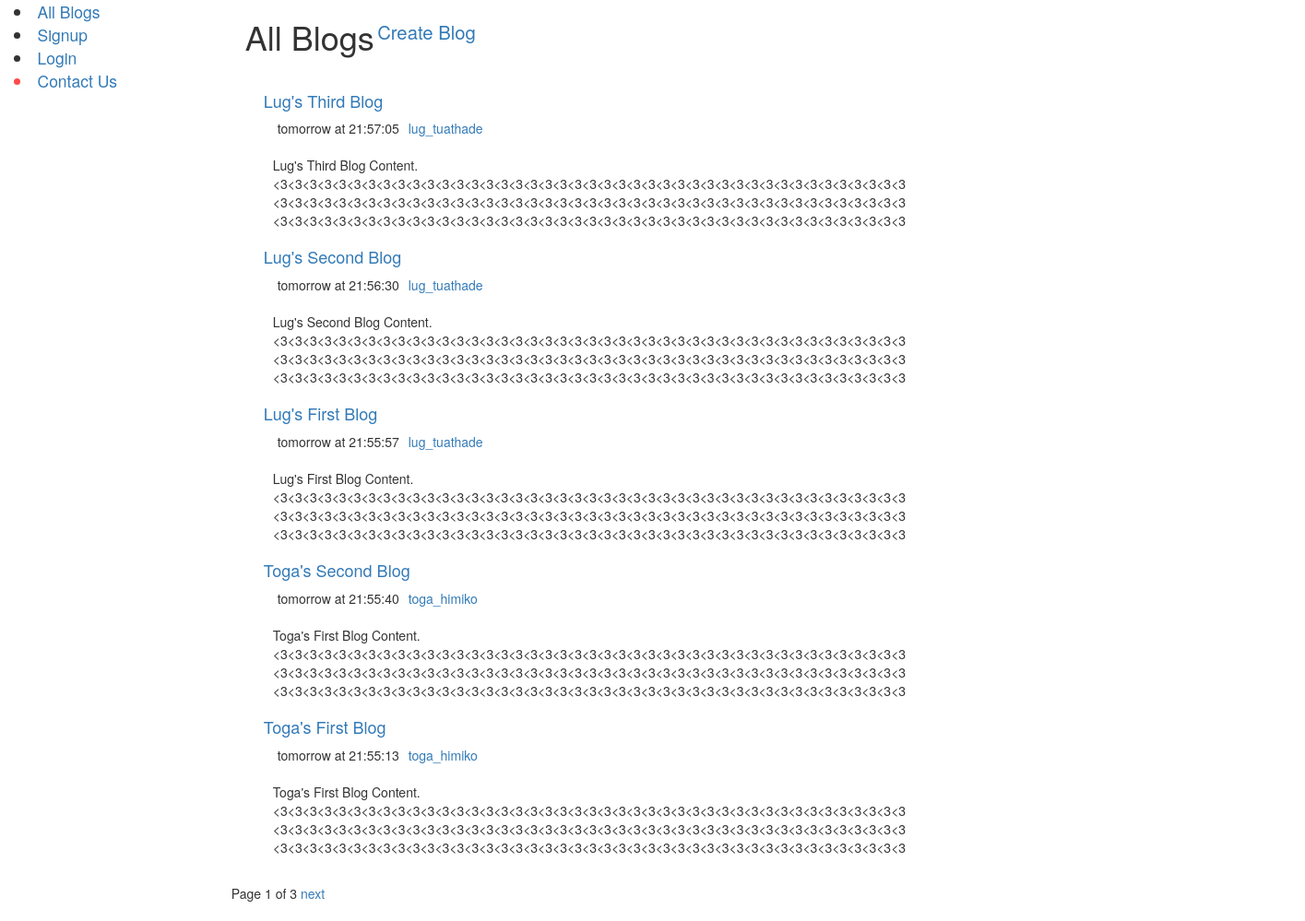
Screenshot of /blog/ with the database file from the repository.
### blog/models.py (models this page shows, shortened)
class Blog(models.Model):
    blogger = models.ForeignKey(Blogger, on_delete=models.CASCADE)
    title = models.CharField(max_length=200, help_text='Blog title')
    content = models.TextField(max_length=3000, help_text='Blog content')
    post_date = models.DateTimeField(auto_now_add=True)
    is_posted = models.BooleanField(default=False)
    publication_request = models.BooleanField(null=True)
    notified = models.BooleanField(default=False)
    class Meta:
        ordering = ['-post_date']
    def get_absolute_url(self):
        return reverse('blog-detail', args=[str(self.id)])
    def get_formatted_post_date(self):
        if self.post_date.day == datetime.datetime.now().day:
            return f"{self.post_date.strftime('%H:%M:%S')}"
        if self.post_date.day == datetime.datetime.now().day - 1:
            return f"tomorrow at {self.post_date.strftime('%H:%M:%S')}"
        if self.post_date.day - datetime.datetime.now().day - 1 <= 7:
            return f"{self.post_date.day - datetime.datetime.now().day}" \
                   f" days ago at {self.post_date.strftime('%H:%M:%S')}"[1:]
        else:
            return f"{self.post_date.strftime('%Y-%m-%d %H:%M:%S')}"

class Blogger(AbstractUser):
    bio = models.TextField(max_length=1000, help_text='Blogger biography', blank=True)
    profile_picture = models.ImageField(null=True, blank=True, default='unknown_user.jpg')
    class Meta:
        verbose_name_plural = 'Bloggers'

### blog/views.py (the view)
# urls.py: path('', views.BlogListView.as_view(), name='blog-list'),
class BlogListView(generic.ListView):
    queryset = Blog.objects.all().filter(is_posted=True).prefetch_related(
        'comment_set').annotate(comments_count=Count('comment'))
    paginate_by = 5
    ordering = ['-post_date']

### blog/templates/blog/blog_list.html
{% extends 'base_generic.html' %}
{% block content %}
    <div class='container-fluid' style="display: flex; flex-direction: row; align-items: center; justify-content: flex-start" >
        <h1>All Blogs</h1>
        <a style="font-size: 1.45em; height: 8vh; width: 8vw; display: flex; align-items: center; justify-content: center" href="{% url 'blog-create' %}">Create Blog</a>
    </div>
    {% if blog_list %}
            <div class="container" style="margin-left:20px;margin-top:20px">
      {% for blog in blog_list %}
        <div class="container-sm-2">
           <h4><a href="{{ blog.get_absolute_url }}">{{ blog.title|title }}</a></h4>
            <div class="content" style="overflow: hidden;">
            <div class="container" style="display: flex; flex-direction: row;">
                <p>{{ blog.get_formatted_post_date }}</p>
                <p style="margin-left: 10px;"><a href="{% url 'blogger-detail' blog.blogger.pk %}">{{ blog.blogger.username }}</a></p>
            </div>
                <p style="margin: 10px; width: 55%;: break-all;">{{ blog.content|truncatechars_html:500 }}</p>
            </div>
        </div>
        {% endfor %}
    </div>
    {% else %}
      <p>There are no blogs.</p>
    {% endif %}
{% endblock %}

### rows the page displays
Blog: title "Lug's Third Blog", get_formatted_post_date "tomorrow at 21:57:05", blogger.username "lug_tuathade", content "Lug's Third Blog Content. <3<3<3<3<3<3<3<3<3<3<3<3<3<3<3<3<3<3<3<3<3<3<3<3<3<3<3<3<3<3<3<3<3<3<3<3<3<3<3<3<3<3<3 <3<3<3<3<3<3<3<3<3<3<3<3<3<3<3<3<3<3<3<3<3<3<3<3<3<3<3<3<3<3<3<3<3<3<3<3<3<3<3<3<3<3<3 <3<3<3<3<3<3<3<3<3<3<3<3<3<3<3<3<3<3<3<3<3<3<3<3<3<3<3<3<3<3<3<3<3<3<3<3<3<3<3<3<3<3<3"
Blog: title "Lug's Second Blog", get_formatted_post_date "tomorrow at 21:56:30", blogger.username "lug_tuathade", content "Lug's Second Blog Content. <3<3<3<3<3<3<3<3<3<3<3<3<3<3<3<3<3<3<3<3<3<3<3<3<3<3<3<3<3<3<3<3<3<3<3<3<3<3<3<3<3<3<3 <3<3<3<3<3<3<3<3<3<3<3<3<3<3<3<3<3<3<3<3<3<3<3<3<3<3<3<3<3<3<3<3<3<3<3<3<3<3<3<3<3<3<3 <3<3<3<3<3<3<3<3<3<3<3<3<3<3<3<3<3<3<3<3<3<3<3<3<3<3<3<3<3<3<3<3<3<3<3<3<3<3<3<3<3<3<3"
Blog: title "Lug's First Blog", get_formatted_post_date "tomorrow at 21:55:57", blogger.username "lug_tuathade", content "Lug's First Blog Content. <3<3<3<3<3<3<3<3<3<3<3<3<3<3<3<3<3<3<3<3<3<3<3<3<3<3<3<3<3<3<3<3<3<3<3<3<3<3<3<3<3<3<3 <3<3<3<3<3<3<3<3<3<3<3<3<3<3<3<3<3<3<3<3<3<3<3<3<3<3<3<3<3<3<3<3<3<3<3<3<3<3<3<3<3<3<3 <3<3<3<3<3<3<3<3<3<3<3<3<3<3<3<3<3<3<3<3<3<3<3<3<3<3<3<3<3<3<3<3<3<3<3<3<3<3<3<3<3<3<3"
Blog: title "Toga's Second Blog", get_formatted_post_date "tomorrow at 21:55:40", blogger.username "toga_himiko", content "Toga's First Blog Content. <3<3<3<3<3<3<3<3<3<3<3<3<3<3<3<3<3<3<3<3<3<3<3<3<3<3<3<3<3<3<3<3<3<3<3<3<3<3<3<3<3<3<3 <3<3<3<3<3<3<3<3<3<3<3<3<3<3<3<3<3<3<3<3<3<3<3<3<3<3<3<3<3<3<3<3<3<3<3<3<3<3<3<3<3<3<3 <3<3<3<3<3<3<3<3<3<3<3<3<3<3<3<3<3<3<3<3<3<3<3<3<3<3<3<3<3<3<3<3<3<3<3<3<3<3<3<3<3<3<3"
Blog: title "Toga's First Blog", get_formatted_post_date "tomorrow at 21:55:13", blogger.username "toga_himiko", content "Toga's First Blog Content. <3<3<3<3<3<3<3<3<3<3<3<3<3<3<3<3<3<3<3<3<3<3<3<3<3<3<3<3<3<3<3<3<3<3<3<3<3<3<3<3<3<3<3 <3<3<3<3<3<3<3<3<3<3<3<3<3<3<3<3<3<3<3<3<3<3<3<3<3<3<3<3<3<3<3<3<3<3<3<3<3<3<3<3<3<3<3 <3<3<3<3<3<3<3<3<3<3<3<3<3<3<3<3<3<3<3<3<3<3<3<3<3<3<3<3<3<3<3<3<3<3<3<3<3<3<3<3<3<3<3"

### other values shown
{{ page_obj.number }} "1"
{{ page_obj.paginator.num_pages }} "3"
